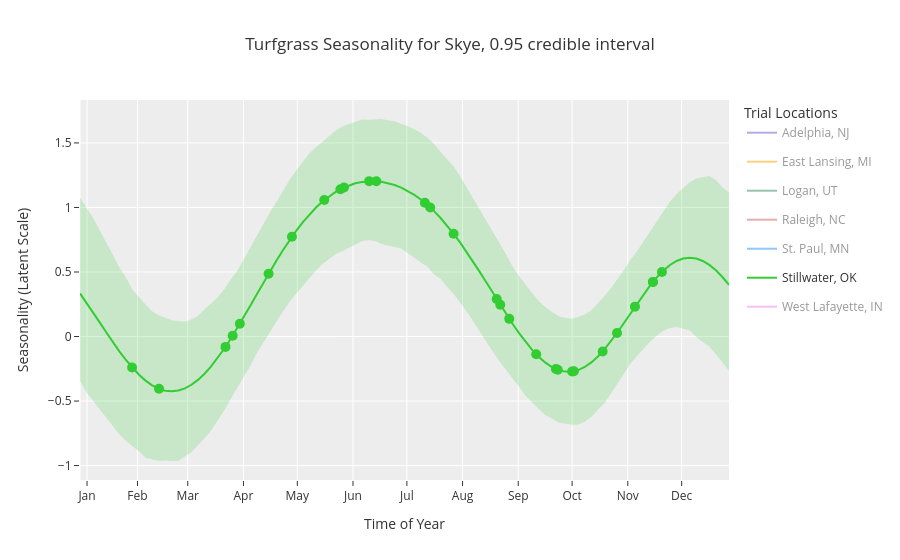

Write notebook code for a chart like this one.
### Code cell
compare_seasonality_curve_by_locs(entry_str = 'skye',
                        df=df,
                        fit=fit,
                        entry_name2code=entry_name2code,
                        testloc_code2name=testloc_code2name,
                        loc_codes = [1,2,3,4,5,6,7],
                        colors =  ['slateblue','orange','seagreen', 'indianred', 'dodgerblue', 'limegreen', 'violet', 'gold', 'aquamarine', 'crimson'],
                        ci = 0.95,
                        pred_N = 100)
